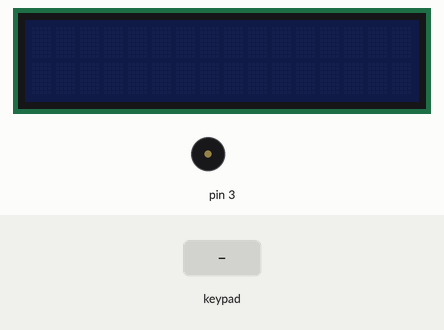
This sketch was run on a simulated Arduino Uno, built with avr-gcc and run on an emulated ATmega328P. Shown: 16×2 character LCD, buzzer (waves = sounding). The inputs (shaded band) are chosen by the test bench. What the sketch prints to the serial monitor is not drawn.

Above: at 1.2 s.
1.3 s: keypad keys 1 3 9 7 2 2 2 pressed 0.4 s apart
At 1.51 s:
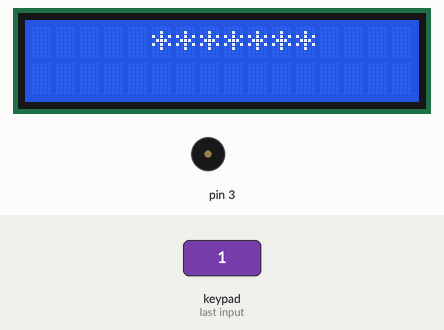
At 2.71 s:
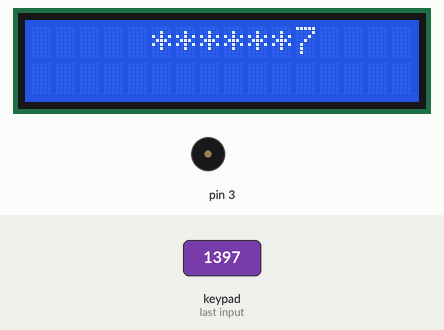
5.6 s: key '*' pressed
7.1 s: keypad keys 7 3 5 5 6 0 8 pressed 0.4 s apart
At 10.3 s:
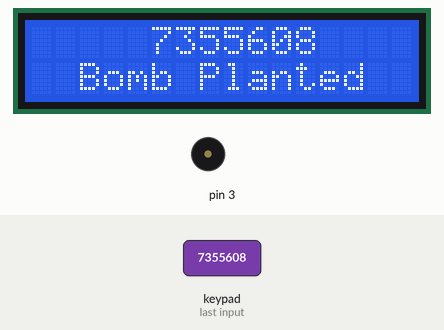
Timing chart, 0 to 17.4 s (numbered marks = the images above; inputs shaded):
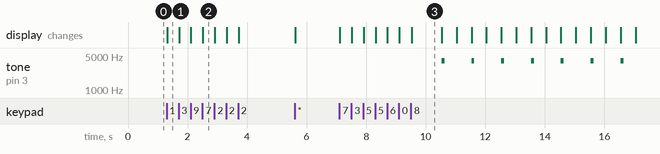

The sketch:

csgo_bomb.ino
```cpp
#include <Keypad.h>
#include <LiquidCrystal_I2C.h>

const byte rows = 4;
const byte cols = 3;
char keys[rows][cols] = {
  {'1', '2', '3'},
  {'4', '5', '6'},
  {'7', '8', '9'},
  {'*', '0', '#'}
};
byte rowPins[rows] = {8, 9, 10, 11};
byte colPins[cols] = {5, 6, 7};
Keypad keypad = Keypad(makeKeymap(keys), rowPins, colPins, rows, cols);

LiquidCrystal_I2C lcd(0x27,16,2);
String code = "7355608";
byte steps = 0;
byte beep = 0;

void setup() {
  Serial.begin(9600);
  lcd.init();
  lcd.noBacklight();
}

void loop() {
  char key = keypad.getKey();

  if (key != NO_KEY) {
    Serial.println(key);
    if (beep == 1) beep = 0;
    else processInput(key);
  }
}

void processInput(char input) {
  Serial.println("Processing Input");
  Serial.println(steps);
  if (steps == 0) {
    lcd.backlight();
    lcd.clear();
    lcd.setCursor(5, 0);
    lcd.print("*******");
    steps++;
    return;
  }
  if (code.charAt(steps - 1) == input) {
    String displayCode = "";
    int i = 0;
    while (i < (7-steps)) {
      displayCode = displayCode + "*";
      i++;
    }
    i = 0;
    while (i < steps) {
      displayCode = displayCode + code.charAt(i);
      i++;
    }
    lcd.clear();
    lcd.setCursor(5,0);
    lcd.print(displayCode);
    steps++;
    if (steps == 8) {
      lcd.setCursor(2,1);
      lcd.print("Bomb Planted");
      bombCountdown();
    }
    return;
  }
  steps = 0;
  lcd.clear();
  lcd.noBacklight();
}

void bombCountdown() {
  delay(1000);
  lcd.clear();
  beep = 1;
  for (int i = 0; i < 45; i++) {
    if (beep == 0) return;
    lcd.noBacklight();
    tone(3, 4000, 100);
    delay(500);
    lcd.backlight();
    delay(500);
  }

}
```

Measured:
- after the input at 1.3 s, the display: changes at once (image 1)
- after the input at 7.1 s, tone on pin 3: alternates 4000 Hz for 0.10 s and silent for 0.90 s, starting after 3.4 s; the display: first changes at once (image 3 shows a later state)
- what the display in image 3 shows lasts 1.0 s, from 9.5 s to 10.5 s
